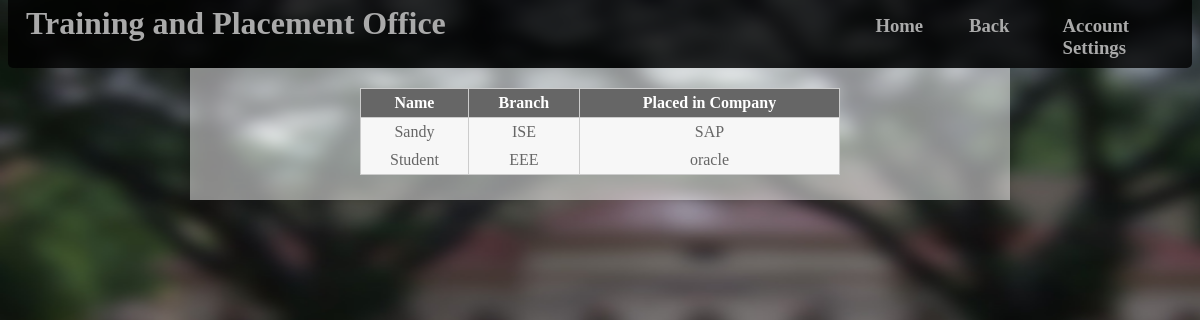
The app's page /pages/viewpla.php (signed in) with its own data.
### tables this page shows
CREATE TABLE IF NOT EXISTS `student` (
  `name` varchar(30) NOT NULL,
  `reg_no` varchar(10) NOT NULL,
  `dob` date NOT NULL,
  `branch` varchar(5) NOT NULL,
  `10th_percentage` int(2) NOT NULL,
  `12th_percentage` int(2) NOT NULL,
  `b.e_aggr` int(2) NOT NULL,
  `livebacks` int(1) NOT NULL,
  `deadbacks` int(1) NOT NULL,
  `caste` varchar(3) DEFAULT NULL,
  `username` varchar(10) NOT NULL
);

CREATE TABLE IF NOT EXISTS `company` (
  `name` varchar(15) NOT NULL,
  `ctc` float NOT NULL,
  `handler` varchar(30) NOT NULL,
  `criteria` int(11) NOT NULL,
  `livebacks` int(11) NOT NULL,
  `deadbacks` int(11) NOT NULL,
  `lastdate` date NOT NULL
);

### pages/viewpla.php (the view, shortened to what this page needs)
<html>
	<head>
		<link rel="stylesheet" href="../style/style.css" type="text/css" />
	</head>
	<body>
		<div class="header">
			<div id="title">
				<h1 id="head">Training and Placement Office</h1>
			</div>
			<div id="options">
				<h3 class="menu2" id="home"><a href="../index.php">Home</a></h3>
				<h3 class="menu2" id="back" onclick="history.go(-1);">Back</h3>
				<h3 class="menu2" id="accset"><a href="accset.php">Account Settings</a></h3>
			</div>
		</div>
		<div class="tint">
			<?php
				$sql=mysql_query("SELECT s.name,s.branch,c.name FROM student s,placed p,company c  WHERE s.reg_no=p.reg_no AND c.name=p.name ORDER BY s.name");
				$res=mysql_num_rows($sql);
				if ($res)
				{
					echo "<table>
							<thead>
								<tr>
									<th>Name</th>
									<th>Branch</th>
									<th>Placed in Company</th>
								</tr>
							</thead>";
					while ($row = mysql_fetch_array($sql))
					{
						echo "<tr class='light'>
			        		<td>".$row[0]."</td>
			        		<td>".$row[1]."</td>
			        		<td>".$row[2]."</td>
			      			</tr>";
					}
				}
				else
				{
					die(mysql_error());
					echo "<h4>No eligible students or No such company in Database.</h4>";
				}
			?>
		</div>
	</body>
</html>

### style/style.css (style rules this page uses)
a { color: #aaa; text-decoration: none; }
body { background-image: url('../images/2.jpg'); background-repeat: no-repeat; background-position: left top; background-size: 1366px 680px; z-index: 0; }
.header { margin: 0px; background-position: top left; background-color: rgba(0,0,0,0.8); width: 100%; height: 10%; border-radius: 5px; z-index: 5; }
#head { margin-top: -13px; margin-left: -10px; margin-right: 0px; text-align: left; color: #aaa; display: inline; padding: 28px; position: absolute; }
#options { display: block; margin-top: -18px; color: #aaa; padding: 20px; text-decoration: none; }
.menu2 { margin-top: 0px; display: inline; position: absolute; color: #aaa; padding: 5px; text-decoration: none; }
#home { margin-left: 45em; }
#back { display: block; margin-left: 50em; }
#accset { margin-left: 55em; }
.tint { padding: 10px; margin: auto; background-color: rgba(255,255,255,0.5); width: 800px; text-align: center; }
table { width:60%; border-collapse:collapse; table-layout:auto; vertical-align:top; margin-left: auto; margin-right: auto; margin-top: 10px; margin-bottom:15px; border:1px solid #CCCCCC; }
table thead th { color:#FFFFFF; background-color:#666666; border:1px solid #CCCCCC; border-collapse:collapse; text-align:center; table-layout:auto; vertical-align:middle; }
table tbody td { vertical-align:top; border-collapse:collapse; border-left:1px solid #CCCCCC; border-right:1px solid #CCCCCC; }
table thead th, table tbody td { text-align: center; padding:5px; border-collapse:collapse; }
table tbody tr.light { color:#666666; background-color:#F7F7F7; }

### records on screen
student: name "Sandy", branch "ISE", company.name "SAP"
student: name "Student", branch "EEE", company.name "oracle"
